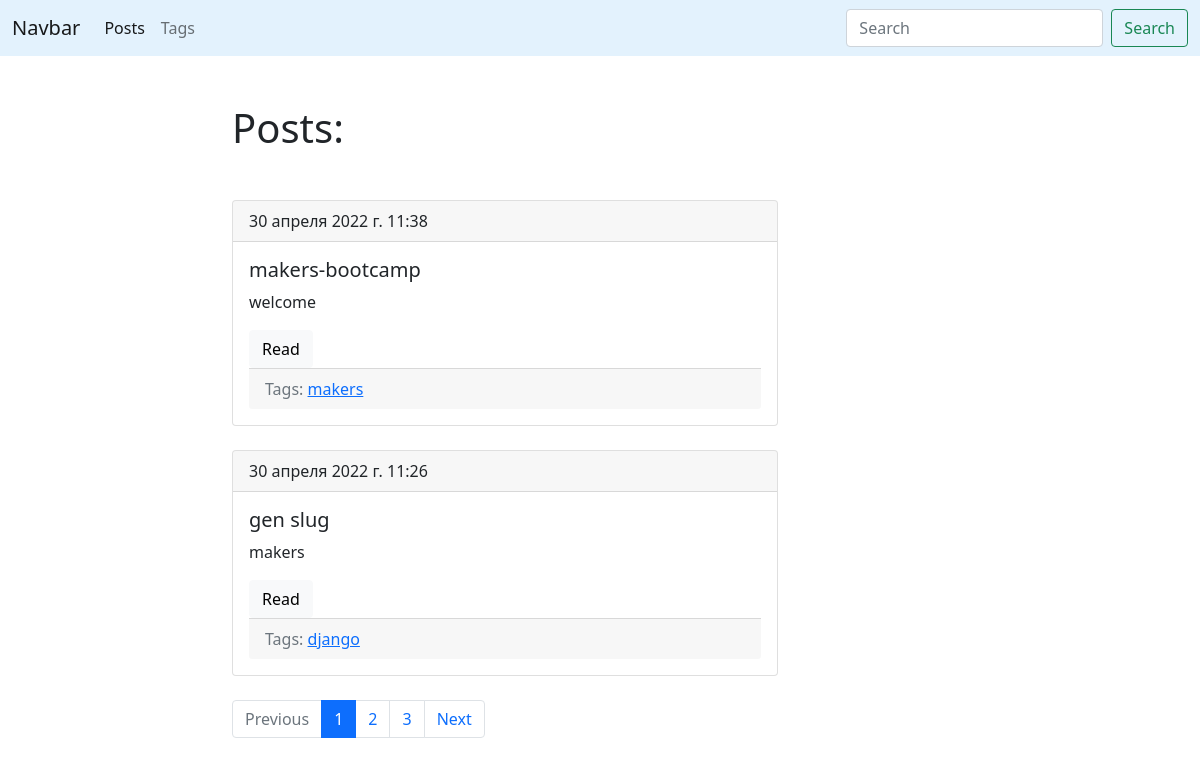
/blog/, run on an earlier commit of the app's database.
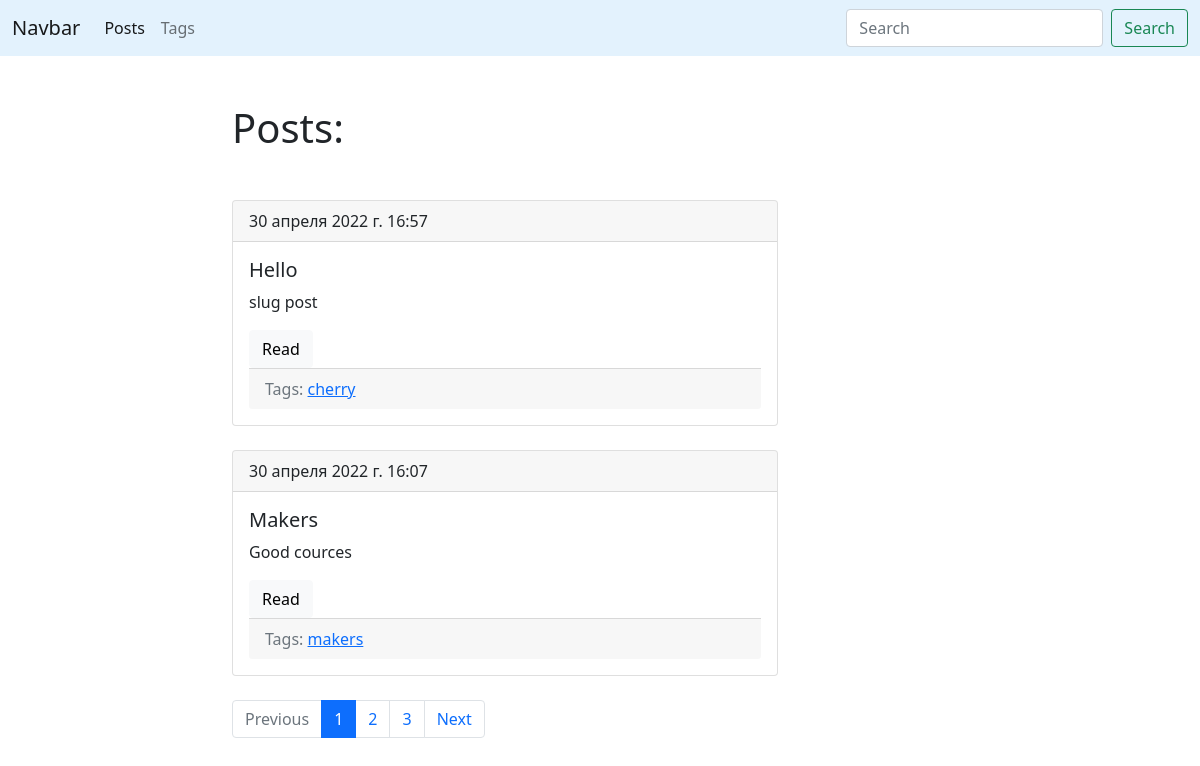
And on a later commit of the database.
### blog/models.py (models this page shows, shortened)
class Post(models.Model):
    title = models.CharField(max_length=150, db_index=True)
    slug = models.SlugField(max_length=150, blank=True, unique=True)
    body = models.TextField(blank=True, db_index=True)
    tags = models.ManyToManyField('Tag', blank=True, related_name='posts')
    date_pub = models.DateTimeField(auto_now_add=True)
    def get_absolute_url(self):
        return reverse('post_detail_url', kwargs={'slug': self.slug})
    class Meta:
        ordering = ['-date_pub']

class Tag(models.Model):
    title = models.CharField(max_length=50)
    slug = models.SlugField(max_length=50, unique=True)
    def get_absolute_url(self):
        return reverse('tag_detail_url', kwargs={'slug': self.slug})
    class Meta:
        ordering = ['title']

### blog/views.py (the view)
# urls.py: path('', posts_list, name='posts_list_url'),
def posts_list(request):
    search_query = request.GET.get('search', '')
    if search_query:
        posts = Post.objects.filter(Q(title__icontains=search_query) | Q(body__icontains=search_query))
    else:
        posts = Post.objects.all()
    paginator = Paginator(posts, 2)
    page_number = request.GET.get('page', 1)
    page = paginator.get_page(page_number)
    is_paginated = page.has_other_pages()
    if page.has_previous():
        prev_url = f'?page={page.previous_page_number()}'
    else:
        prev_url = ''
    if page.has_next():
        next_url = f'?page={page.next_page_number()}'
    else:
        next_url = ''
    context = {
        'page_object': page,
        'is_paginated': is_paginated,
        'next_url': next_url,
        'prev_url': prev_url,
    }
    return render(request, 'blog/index.html', context=context)

### blog/templates/blog/index.html (shortened to what this page needs)
{% extends 'base.html' %}
{% block content %}
<h1 class="mb-5">Posts:</h1>
{% for post in page_object.object_list %}
   {% include 'blog/includes/post_card_template.html' %}
{% endfor %}
{% endblock %}

### blog/templates/blog/includes/post_card_template.html
 <div class="card mb-4">
    <div class="card-header">
        {{ post.date_pub }}
    </div>
    <div class="card-body">
        <h5 class="card-title">{{ post.title }}</h5>
        <p class="card-text">{{ post.body|truncatewords:15 }}</p>
        <a href="{{ post.get_absolute_url }}" class="btn btn-light">Read</a>
        <div class="card-footer text-muted">
             Tags:
            {% for tag in post.tags.all %}
                <a href="{{ tag.get_absolute_url }}">{{ tag.title }}</a>
            {% endfor %}
        </div>
    </div>
 </div>

What changed in the data, as far as the page shows it:
no longer on this page (row unchanged): Post: date_pub "30 апреля 2022 г. 11:38", title "makers-bootcamp", body "welcome", Tag (title "makers")
no longer on this page (row unchanged): Post: date_pub "30 апреля 2022 г. 11:26", title "gen slug", body "makers"
no longer on this page (row unchanged): Tag: title "django", shown under "30 апреля 2022 г. 11:26"
added Post: date_pub "30 апреля 2022 г. 16:57", title "Hello", body "slug post"
now on this page (row unchanged): Tag: title "cherry", shown under "30 апреля 2022 г. 16:57"
added Post: date_pub "30 апреля 2022 г. 16:07", title "Makers", body "Good cources", Tag (title "makers")
